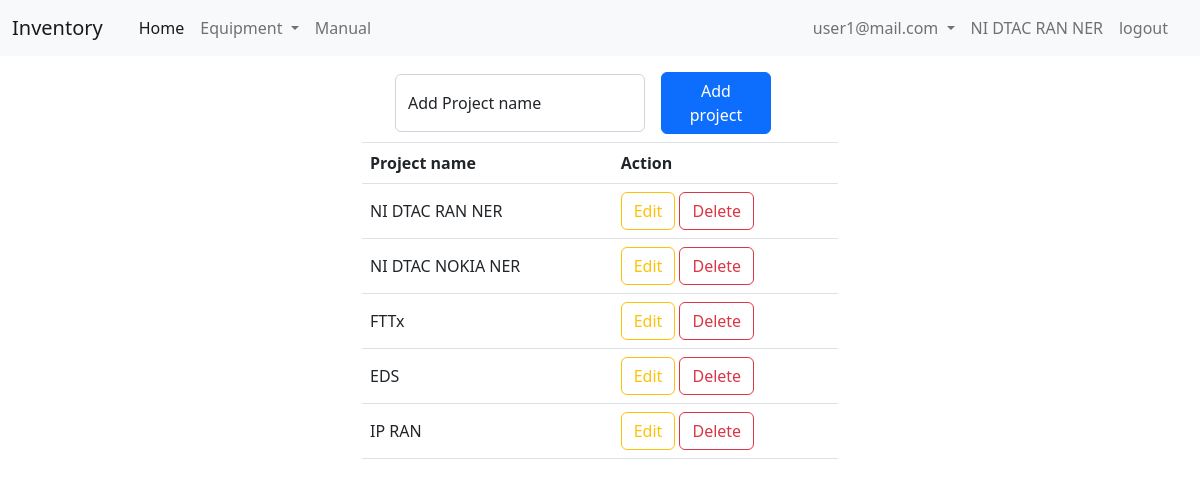
/admin/access (signed in), run on an earlier commit of the app's database.
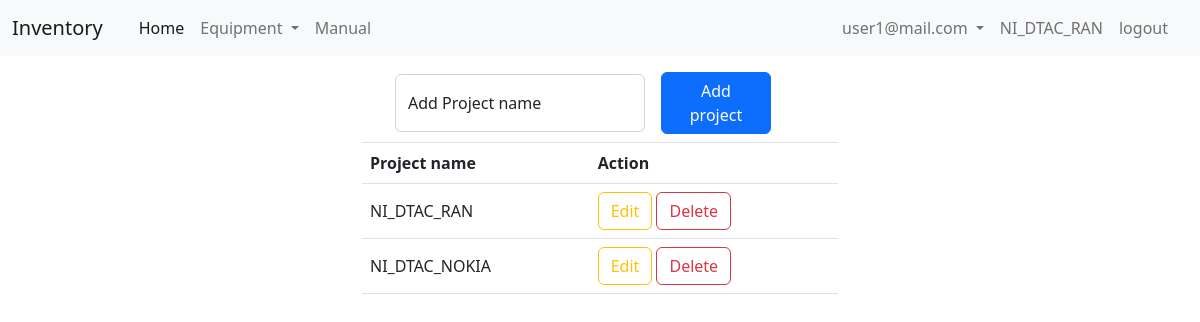
And on a later commit of the database.
### tables this page shows
CREATE TABLE "tb_access" (
	"no"	INTEGER NOT NULL,
	"access"	TEXT,
	PRIMARY KEY("no")
);

### app_admin.py (the view)
@app_admin.route("/admin/access")
def page_access():
    if "email" not in session:
        return redirect("/login")
    else:
        con = sqlite3.connect("db/db.db")
        cur = con.cursor()
        sql = 'select * from tb_access'
        curs = cur.execute(sql)
        data = curs.fetchall()
        return render_template("admin/access.html", data=data)

### templates/admin/access.html (shortened to what this page needs)
<!DOCTYPE html>
<html lang="en">
<head>
    <link rel="stylesheet" href="/static/css/bootstrap_5-2-2.css">
</head>
<body>
    {% include "/menu.html" %}
    <div class="container mt-3" style="width: 450px;">
        <form action="/admin/user/fn_add_access" method="POST" class="d-flex m-2 align-items-center">
            <div class="form-floating me-3">
                <input type="text" style="width: 250px;" class="form-control" placeholder="access" name="access"
                    required>
                <label for="floatingInput">Add Project name</label>
            </div>
            <div>
                <button type="submit" class="btn btn-primary" style="width: 110px;">Add project</button>
            </div>
        </form>
    </div>
    <div class="container" style="width: 500px;">
        <table class="table border-top">
            <thead>
                <tr>
                    <th scope="col">Project name</th>
                    <th scope="col">Action</th>
                </tr>
            </thead>
            <tbody>
                {% for row in data %}
                <tr>
                    <td class="align-middle">{{row[1]}}</td>
                    <td>
                        <button type="button" class="btn btn-outline-warning" data-bs-toggle="modal"
                            data-bs-target="#staticBackdrop{{row[0]}}">
                            Edit
                        </button>
                        <button type="button" class="btn btn-outline-danger" data-bs-toggle="modal"
                            data-bs-target="#exampleModal{{row[0]}}">
                            Delete
                        </button>
                    </td>
                </tr>
                {% endfor %}
            </tbody>
        </table>
    </div>
</body>
</html>

### templates/menu.html (shortened to what this page needs)
<nav class="navbar navbar-expand-lg bg-light">
    <div class="container-fluid">
        <a class="navbar-brand" href="/">Inventory {{list_store}}</a>
        <div class="collapse navbar-collapse" id="navbarSupportedContent">
            <div class="container">
                <ul class="navbar-nav me-auto mb-2 mb-lg-0">
                    <li class="nav-item">
                        <a class="nav-link active" aria-current="page" href="/">Home</a>
                    </li>
                    {% if session["access"] != "admin" %}
                    <li class="nav-item dropdown">
                        <a class="nav-link dropdown-toggle" href="#" role="button" data-bs-toggle="dropdown"
                            aria-expanded="false">
                            Equipment
                        </a>
                    </li>
                    {% endif %}
                    <li class="nav-item">
                        <a class="nav-link" href="/manual">Manual</a>
                    </li>
                </ul>
            </div>
            <div class="container">
                <ul class="navbar-nav me-auto mb-2 mb-lg-0 d-flex justify-content-end">
                    <li class="nav-item dropdown">
                        <a class="nav-link dropdown-toggle" href="#" role="button" data-bs-toggle="dropdown"
                            aria-expanded="false">
                            {{session["email"]}}
                        </a>
                    </li>
                    <li class="nav-item">
                        <a class="nav-link" aria-current="page">{{session["access"]}}</a>
                    </li>
                    <li class="nav-item">
                        <a class="nav-link" aria-current="page" href="/fn_logout">logout</a>
                    </li>
                </ul>
            </div>
        </div>
    </div>
</nav>

What changed in the data, as far as the page shows it:
removed tb_access: access "FTTx"
removed tb_access: access "EDS"
removed tb_access: access "IP RAN"
changed tb_access: access "NI DTAC RAN NER" → "NI_DTAC_RAN"
changed tb_access: access "NI DTAC NOKIA NER" → "NI_DTAC_NOKIA"
